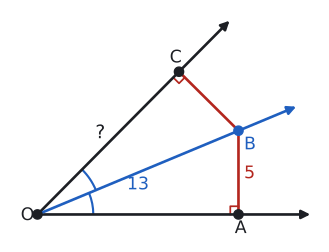

The Python source for this figure:
import sys; sys.path.insert(0, "tools")
from cizim import *

# [OB açıortay; |OB| = 13, |BA| = 5 (B'den [OA'ya dikme) → |BC| = 5, |OC| = |OA| = 12. Ölçek: 1 birim = 0,45.
s = 0.45
t = np.arctan2(5, 12)
O = np.array([0.0, 0.0])
u1 = np.array([1.0, 0.0]); u2 = np.array([np.cos(2 * t), np.sin(2 * t)])
B = 13 * s * np.array([np.cos(t), np.sin(t)])
A = 12 * s * u1; C = 12 * s * u2
print("BA", np.linalg.norm(B - A) / s, "BC", np.linalg.norm(B - C) / s, "OC", np.linalg.norm(C) / s, "açı AOC", np.degrees(2 * t))

fig, ax = sekil(6, 3.2)
ax.set_aspect("equal"); ax.axis("off")
for u in (u1, u2):
    ax.annotate("", xy=7.4 * u, xytext=O, arrowprops=dict(arrowstyle="-|>", color=YAZI, lw=2))
ax.annotate("", xy=7.6 * B / np.linalg.norm(B), xytext=O, arrowprops=dict(arrowstyle="-|>", color=MAVI, lw=2))
ax.plot(*zip(B, A), color=KIRMIZI, lw=2); ax.plot(*zip(B, C), color=KIRMIZI, lw=2)
k = 0.22
ax.plot([A[0] - k, A[0] - k, A[0]], [0, k, k], color=KIRMIZI, lw=1.3)
n = np.array([u2[1], -u2[0]])
p1 = C - k * u2; p2 = p1 + k * n; p3 = C + k * n
ax.plot(*zip(p1, p2, p3), color=KIRMIZI, lw=1.3)
nokta(ax, *O, "O", dx=-0.45, dy=-0.15); nokta(ax, *A, "A", dx=-0.1, dy=-0.5)
nokta(ax, *C, "C", dx=-0.25, dy=0.25); nokta(ax, *B, "B", dx=0.15, dy=-0.5, renk=MAVI)
aci(ax, O, A, B, r=1.5, renk=MAVI); aci(ax, O, B, C, r=1.7, renk=MAVI)
ax.text(A[0] + 0.15, A[1] + B[1] / 2 - 0.15, "5", color=KIRMIZI, fontsize=13)
ax.text(*(B / 2 + np.array([0.0, -0.45])), "13", color=MAVI, fontsize=13, ha="center")
ax.text(*(C / 2 + 0.3 * (-n) + np.array([0, 0.05])), "?", color=YAZI, fontsize=14, ha="center", va="center")
ax.set_xlim(-0.8, 7.6); ax.set_ylim(-0.8, 7.4 * u2[1] + 0.3)
kaydet(fig, __file__)
